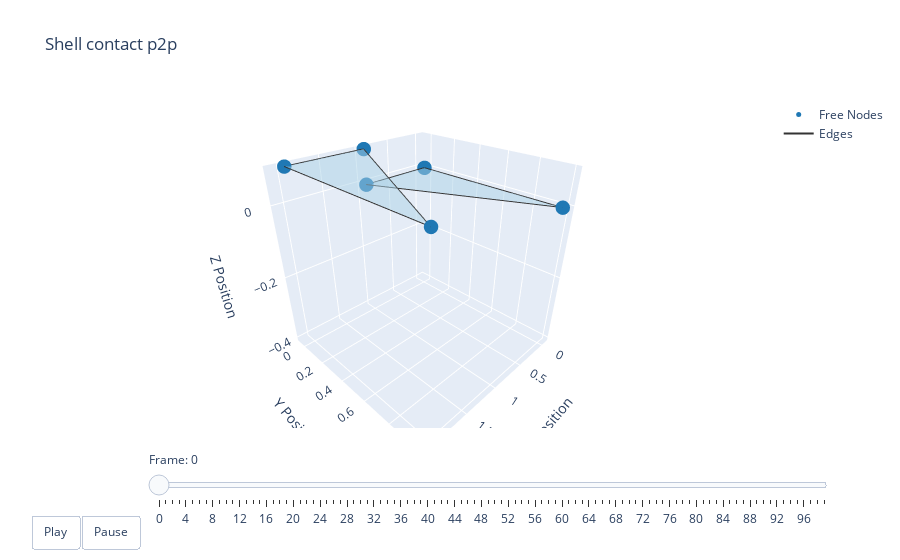

The code cell stored with this chart in its notebook:
### Code cell
t = np.arange(robot.sim_params.total_time, step=robot.sim_params.dt)
options = dismech.AnimationOptions(title='Shell contact p2p', plot_step=shell_contact_sim.plot_step)

fig = dismech.get_interactive_animation_plotly(robot, t, qs, options)
fig.show()

### Figure 1 — Plotly figure (JSON) as saved in the notebook; plotly's stock layout.template omitted (floating-point values rounded to 4 significant figures)
{"data": [{"marker": {"color": "#1f78b4", "size": 5}, "mode": "markers", "name": "Free Nodes", "type": "scatter3d", "x": [0.0, 1.0, 0.0, 1.0, 2.0, 2.0], "y": [0.0, 0.0, 1.0, 0.0, 0.0, 1.0], "z": [0.0, 0.0, 0.0, 0.095, 0.095, 0.095]}, {"marker": {"color": "#e31a1c", "size": 5}, "mode": "markers", "name": "Fixed Nodes", "type": "scatter3d", "x": [], "y": [], "z": []}, {"line": {"color": "#333333", "width": 2}, "mode": "lines", "name": "Edges", "type": "scatter3d", "x": [1, 0, null, 0, 0, null, 0, 1, null, 2, 2, null, 2, 1, null, 1, 2, null], "y": [0, 1, null, 1, 0, null, 0, 0, null, 0, 1, null, 1, 0, null, 0, 0, null], "z": [0, 0, null, 0, 0, null, 0, 0, null, 0.095, 0.095, null, 0.095, 0.095, null, 0.095, 0.095, null]}, {"color": "rgba(166, 206, 227, 0.7)", "i": [0, 3], "j": [1, 4], "k": [2, 5], "name": "Faces", "opacity": 0.7, "showscale": false, "type": "mesh3d", "x": [0.0, 1.0, 0.0, 1.0, 2.0, 2.0], "y": [0.0, 0.0, 1.0, 0.0, 0.0, 1.0], "z": [0.0, 0.0, 0.0, 0.095, 0.095, 0.095]}], "layout": {"scene": {"camera": {"eye": {"x": 1.225, "y": 1.225, "z": 1.0}}, "xaxis": {"range": [-0.1327, 2.146], "title": {"text": "X Position"}}, "yaxis": {"range": [-0.08095, 1.032], "title": {"text": "Y Position"}}, "zaxis": {"range": [-0.4121, 0.095], "title": {"text": "Z Position"}}}, "sliders": [{"currentvalue": {"prefix": "Frame: "}, "steps": [{"args": [["0"], {"frame": {"duration": 50, "redraw": true}, "mode": "immediate"}], "label": "0", "method": "animate"}, {"args": [["1"], {"frame": {"duration": 50, "redraw": true}, "mode": "immediate"}], "label": "1", "method": "animate"}, {"args": [["2"], {"frame": {"duration": 50, "redraw": true}, "mode": "immediate"}], "label": "2", "method": "animate"}, {"args": [["3"], {"frame": {"duration": 50, "redraw": true}, "mode": "immediate"}], "label": "3", "method": "animate"}, {"args": [["4"], {"frame": {"duration": 50, "redraw": true}, "mode": "immediate"}], "label": "4", "method": "animate"}, {"args": [["5"], {"frame": {"duration": 50, "redraw": true}, "mode": "immediate"}], "label": "5", "method": "animate"}, {"args": [["6"], {"frame": {"duration": 50, "redraw": true}, "mode": "immediate"}], "label": "6", "method": "animate"}, {"args": [["7"], {"frame": {"duration": 50, "redraw": true}, "mode": "immediate"}], "label": "7", "method": "animate"}, {"args": [["8"], {"frame": {"duration": 50, "redraw": true}, "mode": "immediate"}], "label": "8", "method": "animate"}, {"args": [["9"], {"frame": {"duration": 50, "redraw": true}, "mode": "immediate"}], "label": "9", "method": "animate"}, {"args": [["10"], {"frame": {"duration": 50, "redraw": true}, "mode": "immediate"}], "label": "10", "method": "animate"}, {"args": [["11"], {"frame": {"duration": 50, "redraw": true}, "mode": "immediate"}], "label": "11", "method": "animate"}, {"args": [["12"], {"frame": {"duration": 50, "redraw": true}, "mode": "immediate"}], "label": "12", "method": "animate"}, {"args": [["13"], {"frame": {"duration": 50, "redraw": true}, "mode": "immediate"}], "label": "13", "method": "animate"}, {"args": [["14"], {"frame": {"duration": 50, "redraw": true}, "mode": "immediate"}], "label": "14", "method": "animate"}, {"args": [["15"], {"frame": {"duration": 50, "redraw": true}, "mode": "immediate"}], "label": "15", "method": "animate"}, {"args": [["16"], {"frame": {"duration": 50, "redraw": true}, "mode": "immediate"}], "label": "16", "method": "animate"}, {"args": [["17"], {"frame": {"duration": 50, "redraw": true}, "mode": "immediate"}], "label": "17", "method": "animate"}, {"args": [["18"], {"frame": {"duration": 50, "redraw": true}, "mode": "immediate"}], "label": "18", "method": "animate"}, {"args": [["19"], {"frame": {"duration": 50, "redraw": true}, "mode": "immediate"}], "label": "19", "method": "animate"}, {"args": [["20"], {"frame": {"duration": 50, "redraw": true}, "mode": "immediate"}], "label": "20", "method": "animate"}, {"args": [["21"], {"frame": {"duration": 50, "redraw": true}, "mode": "immediate"}], "label": "21", "method": "animate"}, {"args": [["22"], {"frame": {"duration": 50, "redraw": true}, "mode": "immediate"}], "label": "22", "method": "animate"}, {"args": [["23"], {"frame": {"duration": 50, "redraw": true}, "mode": "immediate"}], "label": "23", "method": "animate"}, {"args": [["24"], {"frame": {"duration": 50, "redraw": true}, "mode": "immediate"}], "label": "24", "method": "animate"}, {"args": [["25"], {"frame": {"duration": 50, "redraw": true}, "mode": "immediate"}], "label": "25", "method": "animate"}, {"args": [["26"], {"frame": {"duration": 50, "redraw": true}, "mode": "immediate"}], "label": "26", "method": "animate"}, {"args": [["27"], {"frame": {"duration": 50, "redraw": true}, "mode": "immediate"}], "label": "27", "method": "animate"}, {"args": [["28"], {"frame": {"duration": 50, "redraw": true}, "mode": "immediate"}], "label": "28", "method": "animate"}, {"args": [["29"], {"frame": {"duration": 50, "redraw": true}, "mode": "immediate"}], "label": "29", "method": "animate"}, {"args": [["30"], {"frame": {"duration": 50, "redraw": true}, "mode": "immediate"}], "label": "30", "method": "animate"}, {"args": [["31"], {"frame": {"duration": 50, "redraw": true}, "mode": "immediate"}], "label": "31", "method": "animate"}, {"args": [["32"], {"frame": {"duration": 50, "redraw": true}, "mode": "immediate"}], "label": "32", "method": "animate"}, {"args": [["33"], {"frame": {"duration": 50, "redraw": true}, "mode": "immediate"}], "label": "33", "method": "animate"}, {"args": [["34"], {"frame": {"duration": 50, "redraw": true}, "mode": "immediate"}], "label": "34", "method": "animate"}, {"args": [["35"], {"frame": {"duration": 50, "redraw": true}, "mode": "immediate"}], "label": "35", "method": "animate"}, {"args": [["36"], {"frame": {"duration": 50, "redraw": true}, "mode": "immediate"}], "label": "36", "method": "animate"}, {"args": [["37"], {"frame": {"duration": 50, "redraw": true}, "mode": "immediate"}], "label": "37", "method": "animate"}, {"args": [["38"], {"frame": {"duration": 50, "redraw": true}, "mode": "immediate"}], "label": "38", "method": "animate"}, {"args": [["39"], {"frame": {"duration": 50, "redraw": true}, "mode": "immediate"}], "label": "39", "method": "animate"}, {"args": [["40"], {"frame": {"duration": 50, "redraw": true}, "mode": "immediate"}], "label": "40", "method": "animate"}, {"args": [["41"], {"frame": {"duration": 50, "redraw": true}, "mode": "immediate"}], "label": "41", "method": "animate"}, {"args": [["42"], {"frame": {"duration": 50, "redraw": true}, "mode": "immediate"}], "label": "42", "method": "animate"}, {"args": [["43"], {"frame": {"duration": 50, "redraw": true}, "mode": "immediate"}], "label": "43", "method": "animate"}, {"args": [["44"], {"frame": {"duration": 50, "redraw": true}, "mode": "immediate"}], "label": "44", "method": "animate"}, {"args": [["45"], {"frame": {"duration": 50, "redraw": true}, "mode": "immediate"}], "label": "45", "method": "animate"}, {"args": [["46"], {"frame": {"duration": 50, "redraw": true}, "mode": "immediate"}], "label": "46", "method": "animate"}, {"args": [["47"], {"frame": {"duration": 50, "redraw": true}, "mode": "immediate"}], "label": "47", "method": "animate"}, {"args": [["48"], {"frame": {"duration": 50, "redraw": true}, "mode": "immediate"}], "label": "48", "method": "animate"}, {"args": [["49"], {"frame": {"duration": 50, "redraw": true}, "mode": "immediate"}], "label": "49", "method": "animate"}, {"args": [["50"], {"frame": {"duration": 50, "redraw": true}, "mode": "immediate"}], "label": "50", "method": "animate"}, {"args": [["51"], {"frame": {"duration": 50, "redraw": true}, "mode": "immediate"}], "label": "51", "method": "animate"}, {"args": [["52"], {"frame": {"duration": 50, "redraw": true}, "mode": "immediate"}], "label": "52", "method": "animate"}, {"args": [["53"], {"frame": {"duration": 50, "redraw": true}, "mode": "immediate"}], "label": "53", "method": "animate"}, {"args": [["54"], {"frame": {"duration": 50, "redraw": true}, "mode": "immediate"}], "label": "54", "method": "animate"}, {"args": [["55"], {"frame": {"duration": 50, "redraw": true}, "mode": "immediate"}], "label": "55", "method": "animate"}, {"args": [["56"], {"frame": {"duration": 50, "redraw": true}, "mode": "immediate"}], "label": "56", "method": "animate"}, {"args": [["57"], {"frame": {"duration": 50, "redraw": true}, "mode": "immediate"}], "label": "57", "method": "animate"}, {"args": [["58"], {"frame": {"duration": 50, "redraw": true}, "mode": "immediate"}], "label": "58", "method": "animate"}, {"args": [["59"], {"frame": {"duration": 50, "redraw": true}, "mode": "immediate"}], "label": "59", "method": "animate"}, {"args": [["60"], {"frame": {"duration": 50, "redraw": true}, "mode": "immediate"}], "label": "60", "method": "animate"}, {"args": [["61"], {"frame": {"duration": 50, "redraw": true}, "mode": "immediate"}], "label": "61", "method": "animate"}, {"args": [["62"], {"frame": {"duration": 50, "redraw": true}, "mode": "immediate"}], "label": "62", "method": "animate"}, {"args": [["63"], {"frame": {"duration": 50, "redraw": true}, "mode": "immediate"}], "label": "63", "method": "animate"}, {"args": [["64"], {"frame": {"duration": 50, "redraw": true}, "mode": "immediate"}], "label": "64", "method": "animate"}, {"args": [["65"], {"frame": {"duration": 50, "redraw": true}, "mode": "immediate"}], "label": "65", "method": "animate"}, {"args": [["66"], {"frame": {"duration": 50, "redraw": true}, "mode": "immediate"}], "label": "66", "method": "animate"}, {"args": [["67"], {"frame": {"duration": 50, "redraw": true}, "mode": "immediate"}], "label": "67", "method": "animate"}, {"args": [["68"], {"frame": {"duration": 50, "redraw": true}, "mode": "immediate"}], "label": "68", "method": "animate"}, {"args": [["69"], {"frame": {"duration": 50, "redraw": true}, "mode": "immediate"}], "label": "69", "method": "animate"}, {"args": [["70"], {"frame": {"duration": 50, "redraw": true}, "mode": "immediate"}], "label": "70", "method": "animate"}, {"args": [["71"], {"frame": {"duration": 50, "redraw": true}, "mode": "immediate"}], "label": "71", "method": "animate"}, {"args": [["72"], {"frame": {"duration": 50, "redraw": true}, "mode": "immediate"}], "label": "72", "method": "animate"}, {"args": [["73"], {"frame": {"duration": 50, "redraw": true}, "mode": "immediate"}], "label": "73", "method": "animate"}, {"args": [["74"], {"frame": {"duration": 50, "redraw": true}, "mode": "immediate"}], "label": "74", "method": "animate"}, {"args": [["75"], {"frame": {"duration": 50, "redraw": true}, "mode": "immediate"}], "label": "75", "method": "animate"}, {"args": [["76"], {"frame": {"duration": 50, "redraw": true}, "mode": "immediate"}], "label": "76", "method": "animate"}, {"args": [["77"], {"frame": {"duration": 50, "redraw": true}, "mode": "immediate"}], "label": "77", "method": "animate"}, {"args": [["78"], {"frame": {"duration": 50, "redraw": true}, "mode": "immediate"}], "label": "78", "method": "animate"}, {"args": [["79"], {"frame": {"duration": 50, "redraw": true}, "mode": "immediate"}], "label": "79", "method": "animate"}, {"args": [["80"], {"frame": {"duration": 50, "redraw": true}, "mode": "immediate"}], "label": "80", "method": "animate"}, {"args": [["81"], {"frame": {"duration": 50, "redraw": true}, "mode": "immediate"}], "label": "81", "method": "animate"}, {"args": [["82"], {"frame": {"duration": 50, "redraw": true}, "mode": "immediate"}], "label": "82", "method": "animate"}, {"args": [["83"], {"frame": {"duration": 50, "redraw": true}, "mode": "immediate"}], "label": "83", "method": "animate"}, {"args": [["84"], {"frame": {"duration": 50, "redraw": true}, "mode": "immediate"}], "label": "84", "method": "animate"}, {"args": [["85"], {"frame": {"duration": 50, "redraw": true}, "mode": "immediate"}], "label": "85", "method": "animate"}, {"args": [["86"], {"frame": {"duration": 50, "redraw": true}, "mode": "immediate"}], "label": "86", "method": "animate"}, {"args": [["87"], {"frame": {"duration": 50, "redraw": true}, "mode": "immediate"}], "label": "87", "method": "animate"}, {"args": [["88"], {"frame": {"duration": 50, "redraw": true}, "mode": "immediate"}], "label": "88", "method": "animate"}, {"args": [["89"], {"frame": {"duration": 50, "redraw": true}, "mode": "immediate"}], "label": "89", "method": "animate"}, {"args": [["90"], {"frame": {"duration": 50, "redraw": true}, "mode": "immediate"}], "label": "90", "method": "animate"}, {"args": [["91"], {"frame": {"duration": 50, "redraw": true}, "mode": "immediate"}], "label": "91", "method": "animate"}, {"args": [["92"], {"frame": {"duration": 50, "redraw": true}, "mode": "immediate"}], "label": "92", "method": "animate"}, {"args": [["93"], {"frame": {"duration": 50, "redraw": true}, "mode": "immediate"}], "label": "93", "method": "animate"}, {"args": [["94"], {"frame": {"duration": 50, "redraw": true}, "mode": "immediate"}], "label": "94", "method": "animate"}, {"args": [["95"], {"frame": {"duration": 50, "redraw": true}, "mode": "immediate"}], "label": "95", "method": "animate"}, {"args": [["96"], {"frame": {"duration": 50, "redraw": true}, "mode": "immediate"}], "label": "96", "method": "animate"}, {"args": [["97"], {"frame": {"duration": 50, "redraw": true}, "mode": "immediate"}], "label": "97", "method": "animate"}, {"args": [["98"], {"frame": {"duration": 50, "redraw": true}, "mode": "immediate"}], "label": "98", "method": "animate"}, {"args": [["99"], {"frame": {"duration": 50, "redraw": true}, "mode": "immediate"}], "label": "99", "method": "animate"}], "transition": {"duration": 0}, "x": 0.1, "y": 0}], "title": {"text": "Shell contact p2p"}, "updatemenus": [{"buttons": [{"args": [null, {"frame": {"duration": 50, "redraw": true}, "fromcurrent": true}], "label": "Play", "method": "animate"}, {"args": [[null], {"frame": {"duration": 0, "redraw": true}, "mode": "immediate"}], "label": "Pause", "method": "animate"}], "direction": "left", "pad": {"r": 10, "t": 87}, "showactive": false, "type": "buttons", "x": 0.1, "xanchor": "right", "y": 0, "yanchor": "top"}]}}
